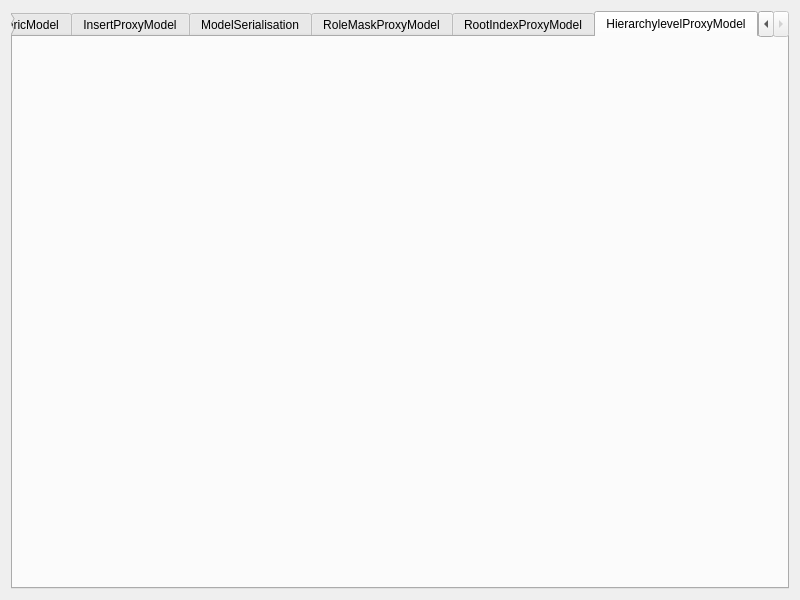
<?xml version="1.0" encoding="UTF-8"?>
<ui version="4.0">
 <class>DemoWidget</class>
 <widget class="QWidget" name="DemoWidget">
  <property name="geometry">
   <rect>
    <x>0</x>
    <y>0</y>
    <width>800</width>
    <height>600</height>
   </rect>
  </property>
  <property name="windowTitle">
   <string>DemoWidget</string>
  </property>
  <layout class="QVBoxLayout" name="verticalLayout">
   <item>
    <widget class="QTabWidget" name="tabWidget">
     <property name="currentIndex">
      <number>5</number>
     </property>
     <property name="documentMode">
      <bool>false</bool>
     </property>
     <widget class="QWidget" name="GenericModel">
      <attribute name="title">
       <string notr="true">GenericModel</string>
      </attribute>
     </widget>
     <widget class="QWidget" name="InsertProxyModel">
      <attribute name="title">
       <string notr="true">InsertProxyModel</string>
      </attribute>
     </widget>
     <widget class="QWidget" name="ModelSerialisation">
      <attribute name="title">
       <string notr="true">ModelSerialisation</string>
      </attribute>
     </widget>
     <widget class="QWidget" name="RoleMaskProxyModel">
      <attribute name="title">
       <string notr="true">RoleMaskProxyModel</string>
      </attribute>
     </widget>
     <widget class="QWidget" name="RootIndexProxyModel">
      <attribute name="title">
       <string notr="true">RootIndexProxyModel</string>
      </attribute>
     </widget>
     <widget class="QWidget" name="HierarchylevelProxyModel">
      <attribute name="title">
       <string notr="true">HierarchylevelProxyModel</string>
      </attribute>
      <layout class="QVBoxLayout" name="verticalLayout_2">
       <item>
        <widget class="DemoHierarchylevelProxyModel" name="widget" native="true"/>
       </item>
      </layout>
     </widget>
    </widget>
   </item>
  </layout>
 </widget>
 <customwidgets>
  <customwidget>
   <class>DemoHierarchylevelProxyModel</class>
   <extends>QWidget</extends>
   <header>demohierarchylevelproxymodel.h</header>
   <container>1</container>
  </customwidget>
 </customwidgets>
 <resources/>
 <connections/>
</ui>
